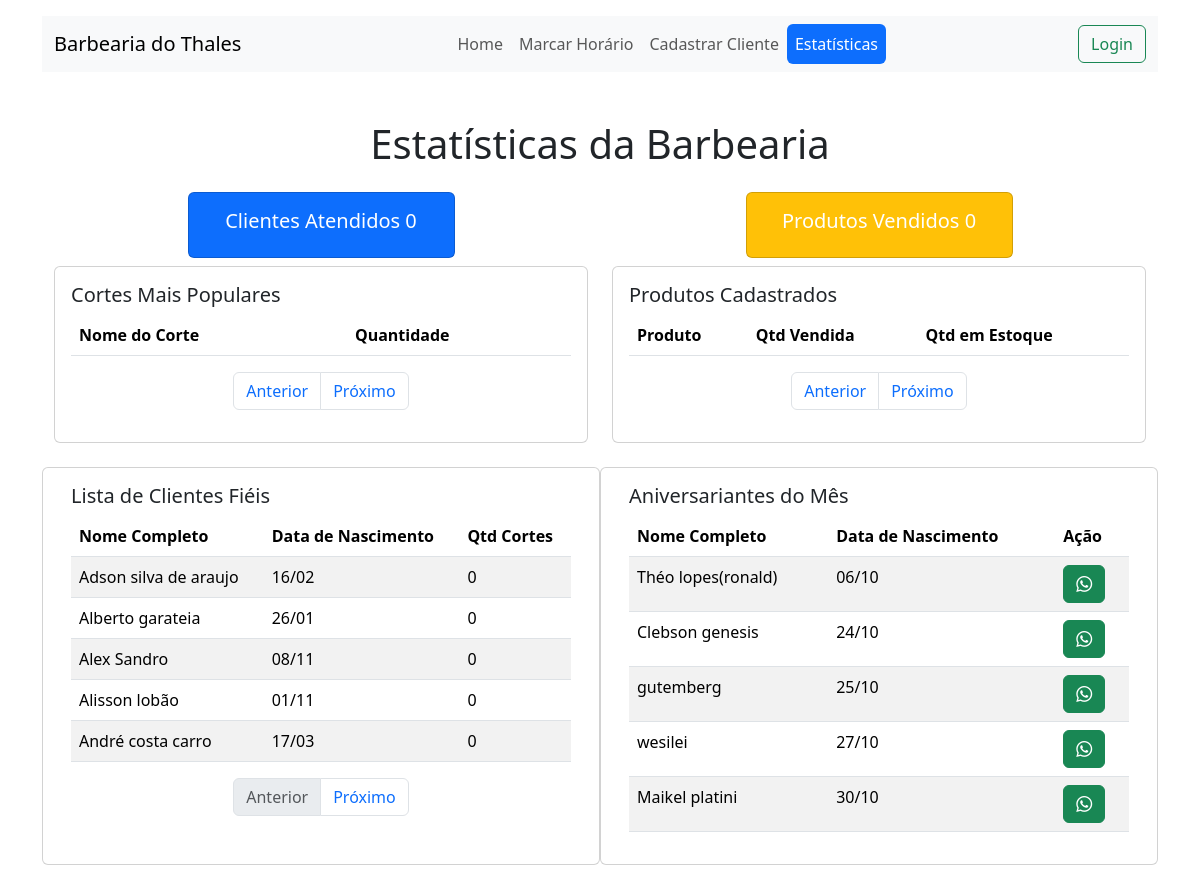
The page /estatisticas/ on the database as committed earlier.
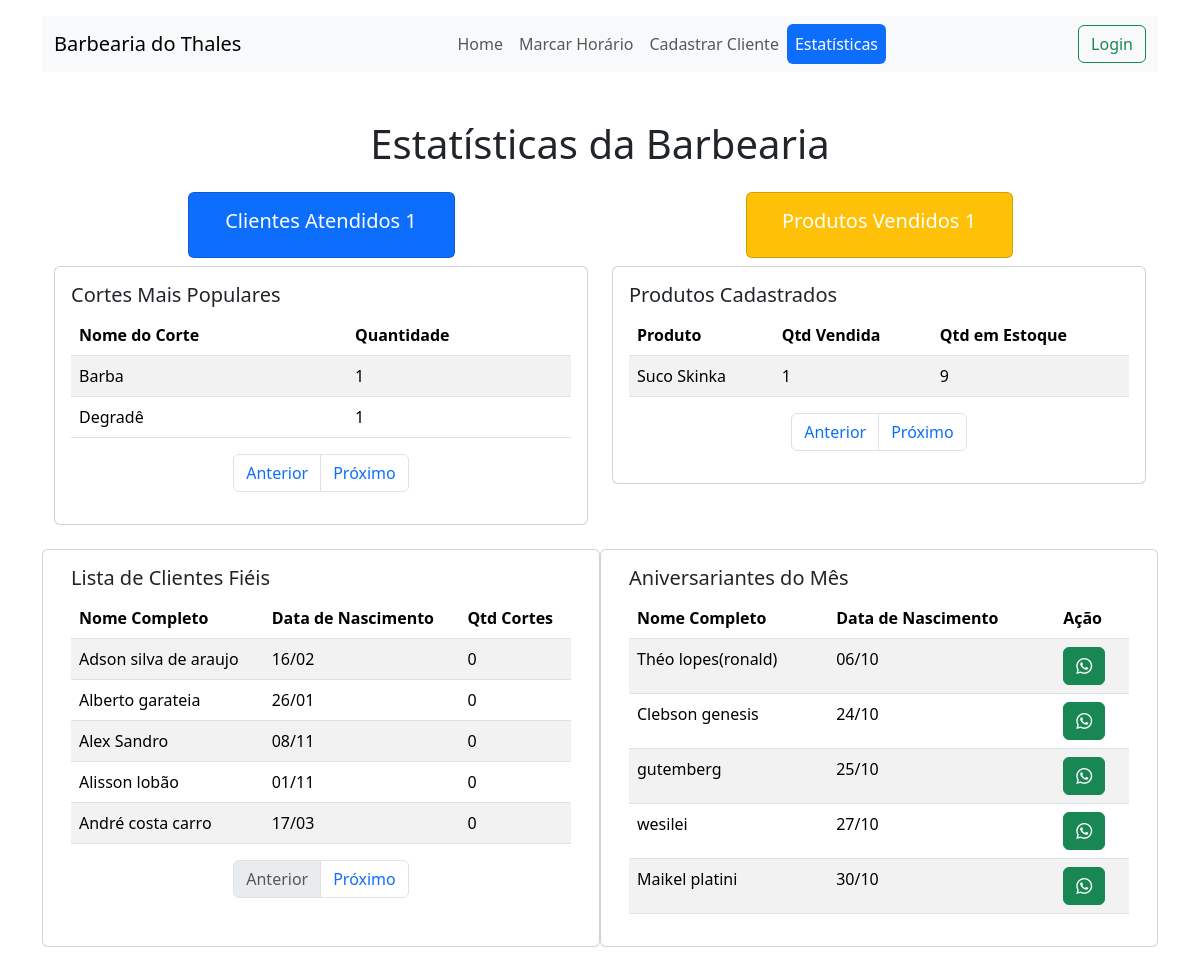
The same page on the database as committed later.
### controle/models.py (models this page shows, shortened)
class Cliente(models.Model):
    nome = models.CharField(max_length=100)
    telefone = models.CharField(max_length=15, unique=True)
    data_nascimento = models.DateField()

class TipoCorte(models.Model):
    nome = models.CharField(max_length=100)
    preco = models.DecimalField(max_digits=6, decimal_places=2)

class Produto(models.Model):
    nome = models.CharField(max_length=100)
    preco = models.DecimalField(max_digits=6, decimal_places=2)
    estoque = models.PositiveIntegerField(default=0)  # Estoque dos produtos

### controle/views.py (the view)
# urls.py: path('estatisticas/', views.estatisticas, name='estatisticas'),
def estatisticas(request):
    total_clientes_atendidos = Agendamento.objects.filter(pago=True).values('cliente').distinct().count()
    receita_cortes = Agendamento.objects.filter(pago=True).aggregate(Sum('tipo_corte__preco'))['tipo_corte__preco__sum'] or 0
    receita_produtos = Agendamento.objects.filter(pago=True).aggregate(Sum('produtos__preco'))['produtos__preco__sum'] or 0
    receita_total = receita_cortes + receita_produtos
    agendamentos_por_barbeiro = Barbeiro.objects.annotate(total_agendamentos=Count('agendamento')).order_by('nome')
    cortes_populares = Agendamento.objects.values('tipo_corte__nome').annotate(total=Count('tipo_corte')).order_by('tipo_corte__nome')
    clientes_fieis = Cliente.objects.annotate(total_visitas=Count('agendamento')).order_by('nome')
    total_produtos_vendidos = Produto.objects.filter(agendamento__in=Agendamento.objects.filter(pago=True)).count()
    produtos_vendidos = Agendamento.objects.filter(pago=True).values('produtos__nome').annotate(total_vendido=Count('produtos')).order_by('produtos__nome')
    produtos = Produto.objects.all().order_by('nome')
    hoje = timezone.now()
    aniversariantes_do_mes = Cliente.objects.filter(data_nascimento__month=hoje.month).annotate(
        dia_nascimento=ExtractDay('data_nascimento'),
        mes_nascimento=ExtractMonth('data_nascimento')
    ).order_by('mes_nascimento', 'dia_nascimento')
    context = {
        'total_clientes_atendidos': total_clientes_atendidos,
        'receita_total': receita_total,
        'agendamentos_por_barbeiro': agendamentos_por_barbeiro,
        'cortes_populares': cortes_populares,
        'clientes_fieis': clientes_fieis,
        'total_produtos_vendidos': total_produtos_vendidos,
        'produtos_vendidos': produtos_vendidos,
        'produtos': produtos,
        'aniversariantes_do_mes': aniversariantes_do_mes,
    }
    return render(request, 'estatisticas.html', context)

### controle/templates/estatisticas.html (shortened to what this page needs)
{% extends "base.html" %}
{% block content %}
<div class="container mt-5">
    <h1 class="text-center mb-4">Estatísticas da Barbearia</h1>
    <div class="row d-flex justify-content-center">
        <div class="col-md-6 d-flex justify-content-center">
            <div class="card text-white bg-primary mb-2 w-50">
                <div class="card-body">
                    <h5 class="card-title d-flex p-0 justify-content-center rounded-tl-lg">Clientes Atendidos  {{ total_clientes_atendidos }}</h5>
                </div>
            </div>
        </div>
        <div class="col-md-6 d-flex justify-content-center">
            <div class="card text-white bg-warning mb-2 w-50">
                <div class="card-body">
                    <h5 class="card-title d-flex p-0 justify-content-center rounded-tl-lg rounded-tl-lg">Produtos Vendidos  {{ total_produtos_vendidos }}</h5>
                </div>
            </div>
        </div>
    </div>
    <div class="row mb-4">
        <div class="col-md-6">
            <div class="card">
                <div class="card-body">
                    <h5 class="card-title">Cortes Mais Populares</h5>
                    <div class="table-responsive">
                        <table id="cortes-table" class="table table-striped">
                            <thead>
                                <tr>
                                    <th>Nome do Corte</th>
                                    <th>Quantidade</th>
                                </tr>
                            </thead>
                            <tbody id="cortes-lista">
                                {% for corte in cortes_populares %}
                                <tr>
                                    <td>{{ corte.tipo_corte__nome }}</td>
                                    <td>{{ corte.total }}</td>
                                </tr>
                                {% endfor %}
                            </tbody>
                        </table>
                    </div>
                    <nav aria-label="Page navigation">
                        <ul class="pagination justify-content-center" id="cortes-pagination">
                            <li class="page-item"><a class="page-link" href="#" id="prev-cortes">Anterior</a></li>
                            <li class="page-item"><a class="page-link" href="#" id="next-cortes">Próximo</a></li>
                        </ul>
                    </nav>
                </div>
            </div>
        </div>
        <div class="col-md-6">
            <div class="card">
                <div class="card-body">
                    <h5 class="card-title">Produtos Cadastrados</h5>
                    <div class="table-responsive">
                        <table id="produtos-table" class="table table-striped">
                            <thead>
                                <tr>
                                    <th>Produto</th>
                                    <th>Qtd Vendida</th>
                                    <th>Qtd em Estoque</th>
                                </tr>
                            </thead>
                            <tbody id="produtos-lista">
                                {% for produto in produtos %}
                                <tr>
                                    <td>{{ produto.nome }}</td>
                                    <td>
                                        {% with total_vendido=produtos_vendidos %}
                                        {% for item in total_vendido %}
                                        {% if item.produtos__nome == produto.nome %}
                                        {{ item.total_vendido }}
                                        {% endif %}
                                        {% endfor %}
                                        {% endwith %}
                                    </td>
                                    <td>{{ produto.estoque }}</td>
                                </tr>
                                {% endfor %}
                            </tbody>
                        </table>
                    </div>
                    <nav aria-label="Page navigation">
                        <ul class="pagination justify-content-center" id="produtos-pagination">
                            <li class="page-item"><a class="page-link" href="#" id="prev-produtos">Anterior</a></li>
                            <li class="page-item"><a class="page-link" href="#" id="next-produtos">Próximo</a></li>
                        </ul>
                    </nav>
                </div>
            </div>
        </div>
    </div>
    <div class="row mb-4">
        <div class="card mb-4 col-md-6">
            <div class="card-body">
                <h5 class="card-title">Lista de Clientes Fiéis</h5>
                <div class="table-responsive">
                    <table id="clientes-table" class="table table-striped">
                        <thead>
                            <tr>
                                <th>Nome Completo</th>
                                <th>Data de Nascimento</th>
                                <th>Qtd Cortes</th>
                            </tr>
                        </thead>
                        <tbody id="clientes-lista">
                            {% for cliente in clientes_fieis %}
                            <tr>
                                <td>{{ cliente.nome }}</td>
                                <td>{{ cliente.data_nascimento|date:"d/m" }}</td>
                                <td>{{ cliente.total_visitas }}</td>
                            </tr>
                            {% endfor %}
                        </tbody>
                    </table>
                </div>
                <nav aria-label="Page navigation">
                    <ul class="pagination justify-content-center" id="clientes-pagination">
                        <li class="page-item"><a class="page-link" href="#" id="prev-page">Anterior</a></li>
                        <li class="page-item"><a class="page-link" href="#" id="next-page">Próximo</a></li>
                    </ul>
                </nav>
            </div>
        </div>
<div class="card mb-4 col-md-6">
    <div class="card-body">
        <h5 class="card-title">Aniversariantes do Mês</h5>
        <div class="table-responsive">
            <table class="table table-striped">
                <thead>
                    <tr>
                        <th>Nome Completo</th>
                        <th>Data de Nascimento</th>
                        <th>Ação</th>
                    </tr>
                </thead>
                <tbody>
                    {% for aniversariante in aniversariantes_do_mes %}
                    <tr>
                        <td>{{ aniversariante.nome }}</td>
                        <td>{{ aniversariante.data_nascimento|date:"d/m" }}</td>
                        <td>
                            <a class="btn btn-success enviar-whatsapp" data-nome="{{ aniversariante.nome }}" data-telefone="{{ aniversariante.telefone }}" aria-label="Enviar mensagem para {{ aniversariante.nome }}">
                                <i class="bi bi-whatsapp"></i>
                            </a>
                        </td>
                    </tr>
                    {% endfor %}
                </tbody>
            </table>
        </div>
    </div>
</div>
    </div>
</div>
{% endblock %}

### controle/templates/base.html (shortened to what this page needs)
<!DOCTYPE html>
<html>
<head>
    <head>
        <link
            href="https://cdn.jsdelivr.net/npm/tailwindcss@2.2.19/dist/tailwind.min.css"
            rel="stylesheet">
        <link rel="stylesheet"
            href="https://cdnjs.cloudflare.com/ajax/libs/bootstrap-datepicker/1.9.0/css/bootstrap-datepicker.min.css">
        <link
            href="https://cdn.jsdelivr.net/npm/bootstrap@5.3.3/dist/css/bootstrap.min.css"
            rel="stylesheet"
>
        <link rel="stylesheet" href="https://cdn.jsdelivr.net/npm/bootstrap-icons@1.10.5/font/bootstrap-icons.css">
    </head>
</head>
<body>
    <div class="container">
        <nav class="navbar navbar-expand-lg bg-body-tertiary mt-3">
            <div class="container-fluid">
                <span class="navbar-brand mb-0 h1">Barbearia do Thales</span>
                <div class="collapse navbar-collapse justify-content-center" id="navbarNav">
                    <ul class="navbar-nav nav-pills">
                        {% url 'agendamentos' as agendamentos_url %}
                        <li class="nav-item">
                            <a class="nav-link {% if request.path == agendamentos_url %}active text-white{% endif %}" href="{{ agendamentos_url }}">Home</a>
                        </li>
                        {% url 'marcar_horario' as marcar_horario_url %}
                        <li class="nav-item">
                            <a class="nav-link {% if request.path == marcar_horario_url %}active text-white{% endif %}" href="{{ marcar_horario_url }}">Marcar Horário</a>
                        </li>
                        {% url 'cadastrar_cliente' as cadastrar_cliente_url %}
                        <li class="nav-item">
                            <a class="nav-link {% if request.path == cadastrar_cliente_url %}active text-white{% endif %}" href="{{ cadastrar_cliente_url }}">Cadastrar Cliente</a>
                        </li>
                        {% url 'estatisticas' as estatisticas_url %}
                        <li class="nav-item">
                            <a class="nav-link {% if request.path == estatisticas_url %}active text-white{% endif %}" href="{{ estatisticas_url }}">Estatísticas</a>
                        </li>
                    </ul>
                </div>
                <div class="d-flex">
                    <a class="btn btn-outline-success" href="{% url 'login' %}">Login</a>
                </div>
            </div>
        </nav>
        <div class="mt-2">
            {% block content %}
            {% endblock %}
        </div>
    </div>
</body>
</html>

Rows that differ between the two databases and show on the page:
added TipoCorte: tipo_corte__nome "Barba", total "1"
added TipoCorte: tipo_corte__nome "Degradê", total "1"
added Produto: nome "Suco Skinka", total_vendido "1", estoque "9"
Other text that changed with them:
{{ total_clientes_atendidos }}: "0" → "1"
{{ total_produtos_vendidos }}: "0" → "1"
